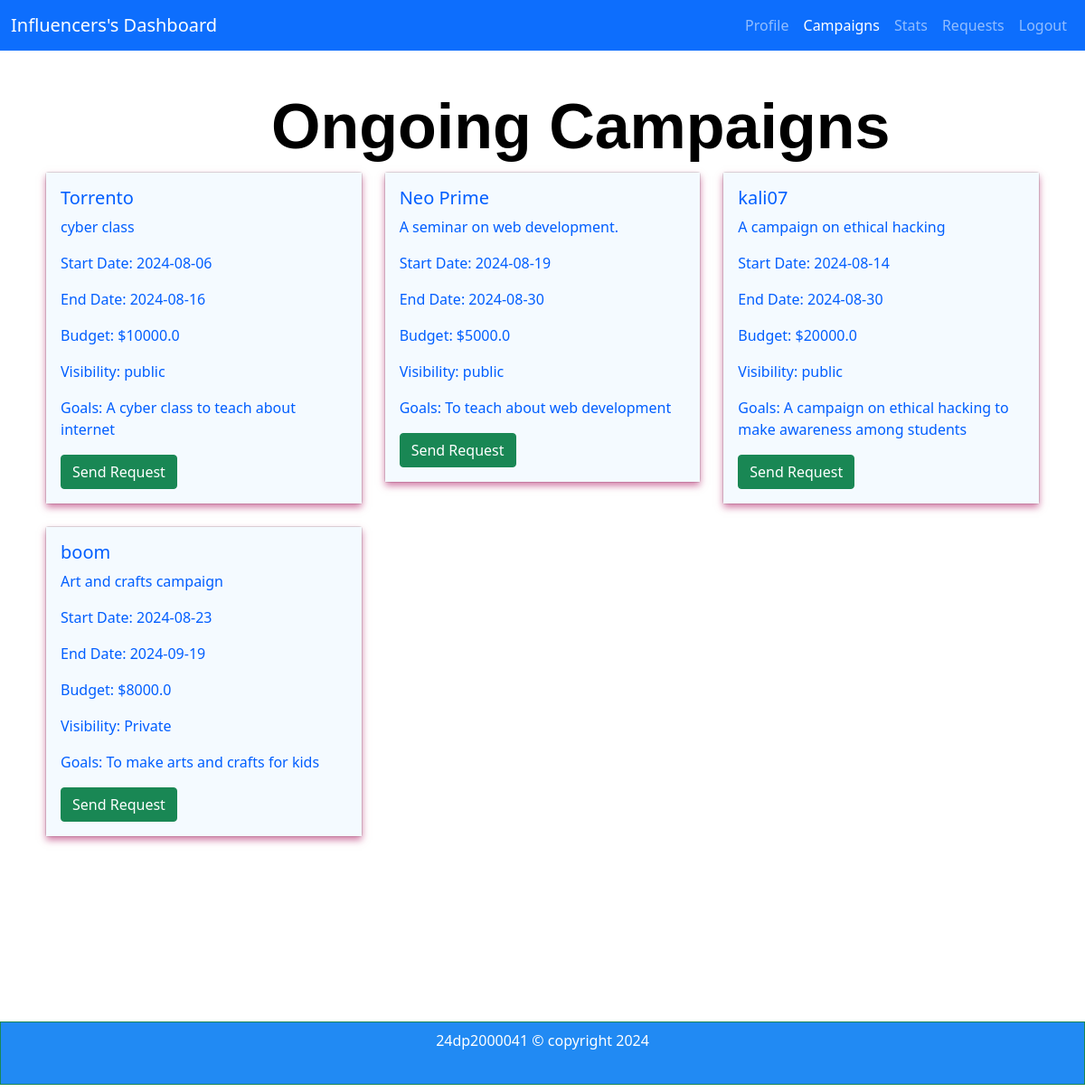
/campaigni (signed in), run on an earlier commit of the app's database.
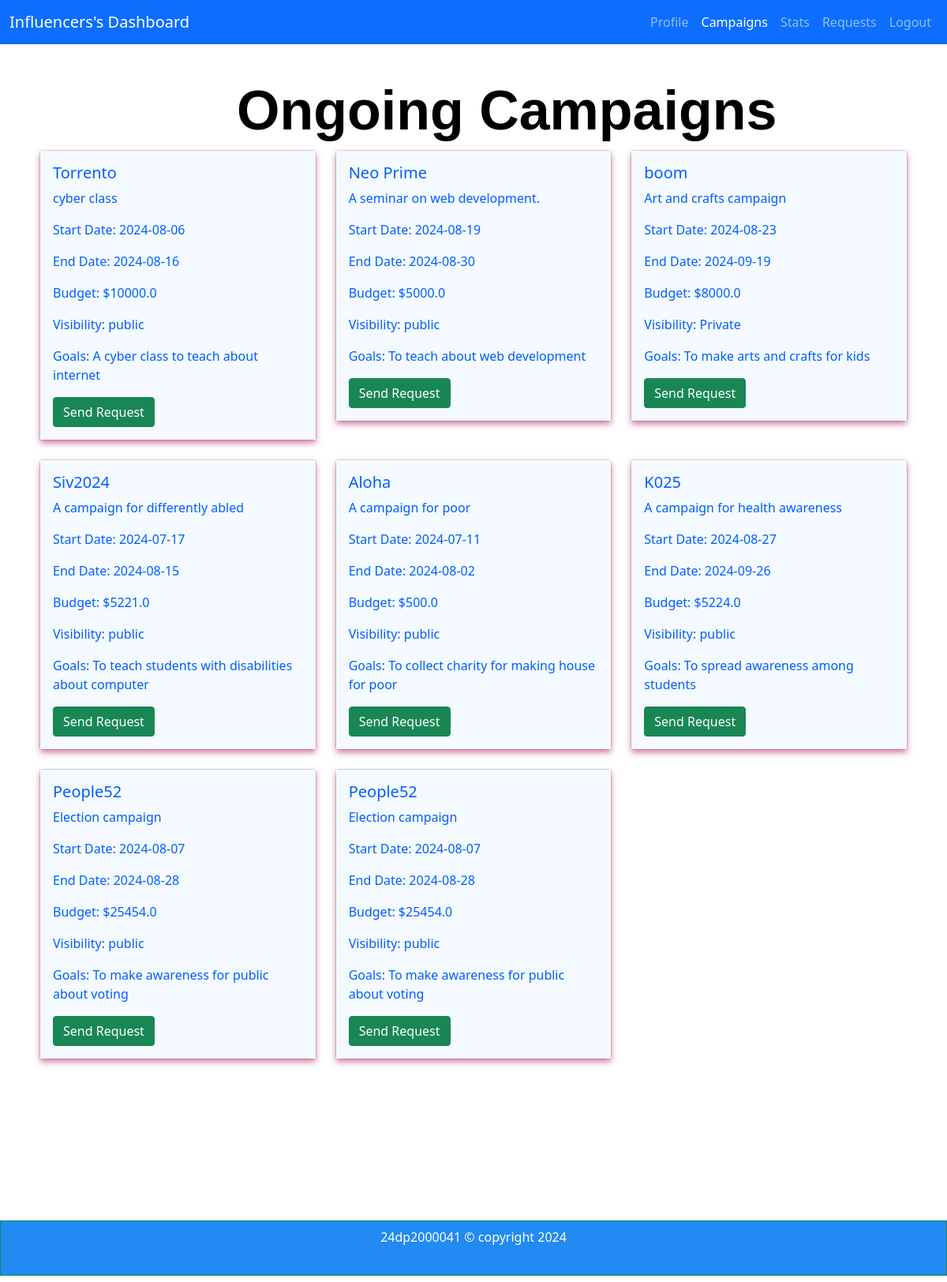
And on a later commit of the database.
### app.py (models this page shows, shortened)
class Campaign(db.Model):
    id = db.Column(db.Integer, primary_key=True, autoincrement=True)
    name = db.Column(db.String(64), index=True)
    description = db.Column(db.String(256))
    start_date = db.Column(db.Date)
    end_date = db.Column(db.Date)
    budget = db.Column(db.Float)
    visibility = db.Column(db.String(64))
    goals = db.Column(db.String(256))
    sponsor_id = db.Column(db.Integer, db.ForeignKey('user.id'))

### app.py (the view)
@app.route('/campaigni')
@login_required
def campaigni():
    all_campaigns = Campaign.query.all()
    return render_template('campaigni.html', campaigns=all_campaigns)

### app.py (called while the page is built)
@login_manager.user_loader
def load_user(user_id):
    return User.query.get(int(user_id))

    @property
    def is_active(self):
        return True

### templates/campaigni.html (shortened to what this page needs)
<!DOCTYPE html>
<html lang="en">
<head>
    <link href="https://cdn.jsdelivr.net/npm/bootstrap@5.0.2/dist/css/bootstrap.min.css" rel="stylesheet">
</head>
<body>
    <div class="container1">
        <div id="panel">
            <nav class="navbar navbar-expand-sm bg-primary navbar-dark fixed-top" id="navi">
                <div class="container-fluid">
                    <a class="navbar-brand" href="#">Influencers's Dashboard</a>
                    <div class="collapse navbar-collapse justify-content-end" id="navbarNavDropdown">
                        <ul class="navbar-nav">
                            <li class="nav-item">
                                <a class="nav-link" href="/influencer_dashboard">Profile</a>
                            </li>
                            <li class="nav-item">
                                <a class="nav-link active" aria-current="page" href="/campaigni">Campaigns</a>
                            </li>
                            <li class="nav-item">
                                <a class="nav-link" href="/stats_influencer">Stats</a>
                            </li>
                            <li class="nav-item">
                                <a class="nav-link" aria-current="page" href="/request_i">Requests</a>
                            </li>
                            <li class="nav-item">
                                <a class="nav-link" href="/logout">Logout</a>
                            </li>
                        </ul>
                    </div>
                </div>
            </nav>
        </div>
        <br>
        <br>
        <div class="inside">
            <h1>Ongoing Campaigns</h1>
            <div class="row">
                {% for campaign in campaigns %}
                <div class="col-md-4">
                    <div class="card mb-4">
                        <div class="card-body">
                            <h5 class="card-title">{{ campaign.name }}</h5>
                            <p class="card-text">{{ campaign.description }}</p>
                            <p class="card-text">Start Date: {{ campaign.start_date }}</p>
                            <p class="card-text">End Date: {{ campaign.end_date }}</p>
                            <p class="card-text">Budget: ${{ campaign.budget }}</p>
                            <p class="card-text">Visibility: {{ campaign.visibility }}</p>
                            <p class="card-text">Goals: {{ campaign.goals }}</p>
                            <button type="button" class="btn btn-success" data-bs-toggle="modal" data-bs-target="#sendRequestModal-{{ campaign.id }}">
                                Send Request
                            </button>
                        </div>
                    </div>
                </div>
                {% endfor %}
            </div>
        </div>
    </div>
    <div class="border border-success p-2 mb-2" id="kaal">
        24dp2000041 © copyright 2024
</div>
</body>
</html>

What changed in the data, as far as the page shows it:
removed Campaign: name "kali07", description "A campaign on ethical hacking", start_date "2024-08-14", end_date "2024-08-30", budget "20000.0", visibility "public", goals "A campaign on ethical hacking to make awareness among students"
added Campaign: name "Siv2024", description "A campaign for differently abled", start_date "2024-07-17", end_date "2024-08-15", budget "5221.0", visibility "public", goals "To teach students with disabilities about computer"
added Campaign: name "Aloha", description "A campaign for poor", start_date "2024-07-11", end_date "2024-08-02", budget "500.0", visibility "public", goals "To collect charity for making house for poor"
added Campaign: name "K025", description "A campaign for health awareness", start_date "2024-08-27", end_date "2024-09-26", budget "5224.0", visibility "public", goals "To spread awareness among students"
added Campaign: name "People52", description "Election campaign", start_date "2024-08-07", end_date "2024-08-28", budget "25454.0", visibility "public", goals "To make awareness for public about voting"
added Campaign: name "People52", description "Election campaign", start_date "2024-08-07", end_date "2024-08-28", budget "25454.0", visibility "public", goals "To make awareness for public about voting"
